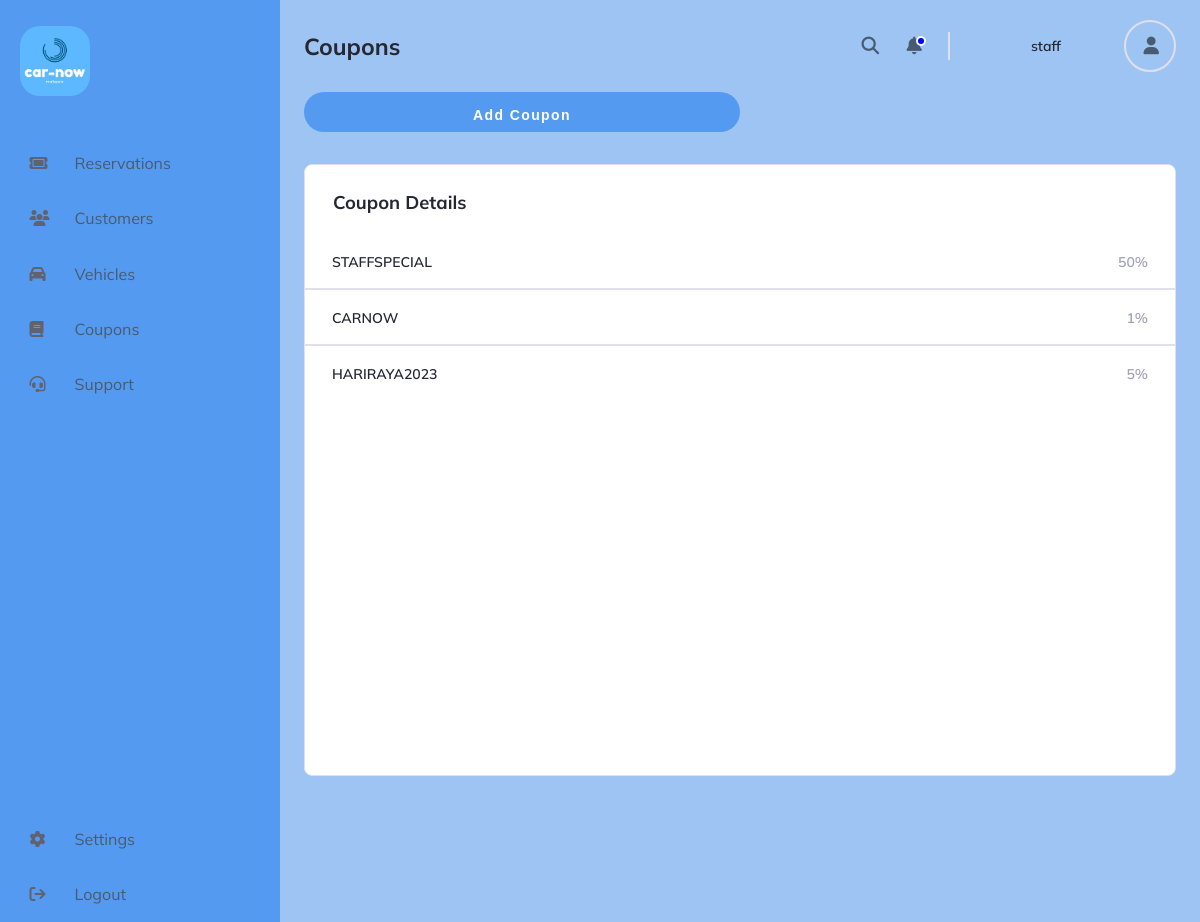
Screenshot of /CAR_RENTAL/ADMIN_DASHBOARD/coupons.php (signed in) with the database file from the repository.
### tables this page shows
CREATE TABLE `staff` (
  `id` int(11) NOT NULL,
  `staff_id` int(11) DEFAULT NULL,
  `full_name` varchar(255) DEFAULT NULL,
  `email` varchar(255) NOT NULL,
  `username` varchar(255) NOT NULL,
  `password` varchar(255) NOT NULL,
  `date` timestamp NOT NULL DEFAULT current_timestamp()
);

CREATE TABLE `coupon` (
  `coupon_id` int(11) NOT NULL,
  `coupon_name` varchar(255) DEFAULT NULL,
  `discount_amount` decimal(3,2) DEFAULT NULL,
  `last_changed` timestamp NOT NULL DEFAULT current_timestamp()
);

### CAR_RENTAL/FUNCTIONS/functions.php (called while the page is built, shortened)
<?php
function check_login($con)
{
	if(isset($_SESSION['staff_id']))
	{
		$id = $_SESSION['staff_id'];
		$query = "select * from staff where staff_id = '$id' limit 1";
		$result = mysqli_query($con,$query);
		if($result && mysqli_num_rows($result) > 0)
		{
			$user_data = mysqli_fetch_assoc($result);
			return $user_data;
		}
	}
	die;
}

### CAR_RENTAL/ADMIN_DASHBOARD/coupons.php (the view, shortened to what this page needs)
<?php
include("../FUNCTIONS/connection.php");
include("../FUNCTIONS/functions.php");
	$user_data = check_login($con);
?>
<!DOCTYPE html>
<html lang="en">
   <head>
      <link rel="stylesheet" href="coupons_style.css" />
   </head>
   <body>
      <div class="sidebar">
         <div class="logo-container">
            <img src="../car-now-logo.png" width="70px" height="auto" style="border-radius: 20px;" alt="logo">
         </div>
         <nav class="sidebar-nav">
            <ul>
                <a href="reservations.php">
                    <li>
                        <i class="fa-solid fa-ticket"></i>
                        <p>Reservations</p>
                     </li>
                </a>
                <a href="./customers.php">
                    <li>
                    <i class="fa-solid fa-users"></i>
                    <p>Customers</p>
                    </li>
                </a>
                <a href="./vehicles.php">
                    <li>
                    <i class="fa-solid fa-car"></i>
                    <p>Vehicles</p>
                    </li>
                </a>
                <a href="./coupons.php">
                    <li>
                        <i class="fa-solid fa-book"></i>
                        <p>Coupons</p>
                     </li>
                </a>
                <a href="./support.php">
                  <li>
                     <i class="fa-solid fa-headset"></i>
                     <p>Support</p>
                  </li>
              </a>
             </ul>
             <ul>
                <a href="./settings.php">
                    <li>
                        <i class="fa-solid fa-gear"></i>
                        <p>Settings</p>
                    </li>
                </a>
               <a href="../FUNCTIONS/logout.php">
                <li>
                    <i class="fa-solid fa-sign-out"></i>
                    <p>Logout</p>
                 </li>
               </a>
            </ul>
         </nav>
      </div>
      <main>
         <header class="header">
            <h1>Coupons</h1>
            <div class="user">
               <div class="icons">
                  <i class="fa-solid fa-magnifying-glass"></i>
                  <i class="fa-solid fa-bell"></i>
               </div>
               <p class="name"><?php echo $user_data['username']; ?></p>
               <div class="user-img">
                  <i class="fa-solid fa-user"></i>
               </div>
            </div>
         </header>
         <div class="add-new-btn"><button onclick="window.location.href='./new_coupon.php'" >Add Coupon</button></div>
         <div class="coupon-container">
                <div class="card-header">
                   <div class="card-title">
                      <h2>Coupon Details</h2>
                   </div>
                </div>
                <?php
                 $sql = "SELECT * FROM coupon";
                 $result = $con->query($sql);
                 if ($result->num_rows > 0){
                  while($row = $result->fetch_assoc()){
                     $percentage = $row["discount_amount"]*100;
                     echo "<div class='coupon'>";
                     echo "<p>".$row["coupon_name"]."</p>";
                     echo " <p class='lg-card-num'>".$percentage."%</p>";
                     echo "</div>";
                  }
                 }
                ?>
         </div>
      </main>
   </body>
</html>

### CAR_RENTAL/ADMIN_DASHBOARD/coupons_style.css (style rules this page uses)
*, *::after, *::before { box-sizing: border-box; --color1:#274870; --color2:#9DC4F2; --color3:#549AF0; --color4:#495B70; --color5:#437CC2; }
a { text-decoration: none; }
body { margin: 0; background-color: var(--color2); min-height: 100vh; height: 100%; display: grid; grid-template-columns: clamp(220px, 25%, 280px) 1fr; font-family: "mulish", sans-serif; }
h1, h2, p { margin: 0; }
img { user-select: none; }
main { grid-column-start: 2; display: grid; grid-template-rows: auto auto 1fr auto; grid-template-columns: repeat(8, 1fr); padding: 0 1.5rem 1.5rem; max-height: 100%; }
ul { list-style-type: none; margin: 0; padding: 0; }
.sidebar { grid-column-start: 1; display: flex; flex-direction: column; background: var(--color3); color: var(--color4); padding-top: 0.35rem; user-select: none; position: relative; }
.sidebar i { color: #60626e; margin-right: 1.25rem; margin-left: 0.75rem; min-width: 25px; }
.sidebar li { display: flex; align-items: center; padding: 1.1rem; font-weight: 400; color: var(--color4); }
.sidebar-nav > ul:first-child { padding: 0.5rem 0 0.75rem; }
.logo-container { padding: 1.25rem; padding-bottom: 1.75rem; position: relative; }
.sidebar-nav { display: flex; flex-direction: column; height: 100%; }
@media (min-height: 620px) { .sidebar { position: sticky; top: 0; left: 0; max-height: 100vh; min-height: min-content; } }
@media (min-height: 620px) { .sidebar-nav { justify-content: space-between; } }
header { display: grid; grid-template-columns: 1fr 320px; grid-row: 1; grid-column: 1 / -1; padding: 1rem 0; }
header *, header *::after { box-sizing: content-box; }
header h1 { font-size: 1.45rem; margin-top: auto; margin-bottom: auto; color: #252733; }
header i { color: var(--color4); font-size: 1.1rem; padding: 0.35rem; cursor: pointer; }
header i:last-child { margin-right: 1.25rem; margin-left: 0.75rem; }
.icons { border-right: 2px solid #dfe0eb; margin-right: 1.75rem; user-select: none; }
.fa-bell { position: relative; }
.fa-bell::after { content: ""; position: absolute; top: 0.25rem; left: 0.925rem; width: 6px; height: 6px; background: blue; border-radius: 50%; border: 2px solid #f7f8fc; }
.user-img { width: 48px; height: 48px; display: grid; place-items: center; border-radius: 50%; border: 2px solid #dfe0eb; margin-left: 0.6rem; }
header > div { display: flex; align-items: center; justify-content: space-between; padding: 0.25rem 1.25rem; padding-left: 0; padding-right: 0; }
.user { grid-column-start: 2; }
.name { font-size: 0.875rem; color: #252733; font-weight: 600; }
.lg-card-num { color: #9fa2b4; }
.card-header { padding: 1.65rem 1.75rem 1.25rem; }
.card-title { display: flex; justify-content: space-between; align-items: baseline; }
.card-title > h2 { color: #252733; font-size: 1.15rem; }
.card-header ~ div { border-bottom: 2px solid #dfe0eb; width: calc(100% + 2px); transform: translateX(-1px); font-size: 0.875rem; font-weight: 600; color: #252733; max-height: 3.5rem; padding: 1.15rem 1.75rem; display: flex; justify-content: space-between; }
.card-header ~ div:last-child { border: none; }
.add-new-btn { grid-row: 2; grid-column: 1 / 5; }
.add-new-btn > button { font-family: "Titillium Web", sans-serif; font-size: 14px; font-weight: bold; letter-spacing: .1em; outline: 0; background: var(--color3); width: 100%; height: 40px; border: 0; border-radius:30px; margin: 0px 0px 8px; padding: 15px; color: #FFFFFF; -webkit-transition: all 0.3 ease; transition: all 0.3 ease; cursor: pointer; transition: all 0.2s; }
.coupon-container { margin-top: 1.5rem; grid-row: 3; grid-column: 1 / -1; display: flex; border: 1.65px solid #dfe0eb; border-radius: 0.5rem; background-color: #fff; flex-direction: column; }

### rows the page displays
staff: username "staff"
coupon: coupon_name "STAFFSPECIAL", discount_amount "50"
coupon: coupon_name "CARNOW", discount_amount "1"
coupon: coupon_name "HARIRAYA2023", discount_amount "5"
